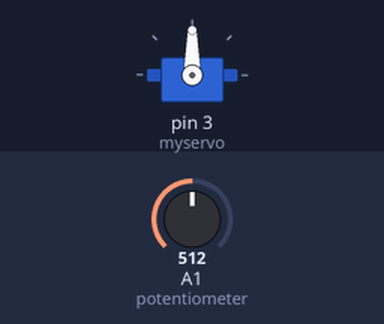
A sketch run on a simulated Arduino Uno, built with avr-gcc and run on an emulated ATmega328P. Parts: servo. The inputs (shaded band) are chosen by the test bench; at power-on: A1 (potentiometer) = 512.

Above: at 1.2 s.
1.3 s: A1 (potentiometer) set to 716
At 2.4 s:
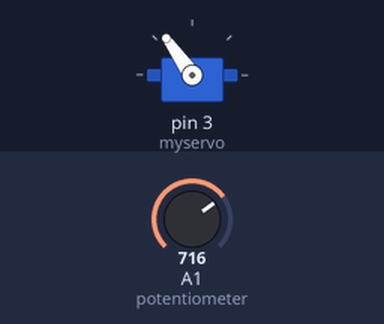
2.8 s: A1 (potentiometer) set to 900
At 3.6 s:
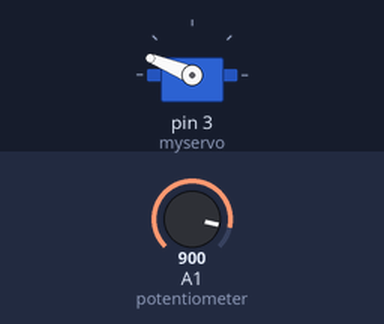
4.3 s: A1 (potentiometer) set to 1023
At 4.7 s:
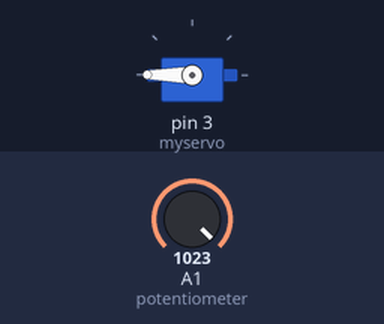
5.8 s: A1 (potentiometer) set to 306
At 7.0 s:
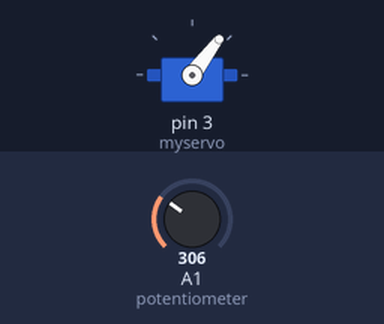
7.3 s: A1 (potentiometer) set to 122
At 8.2 s:
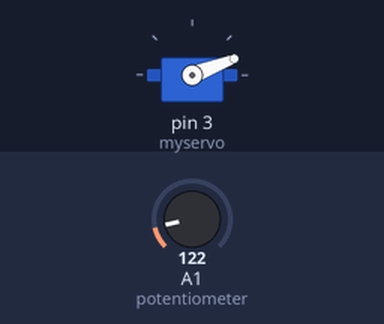
Timing chart, 0 to 9.8 s (numbered marks = the images above; inputs shaded):
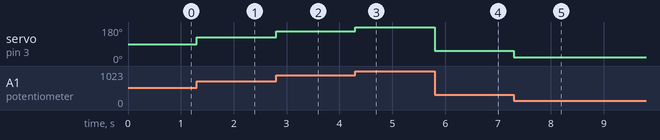

The sketch:

Servo_test.ino
```cpp
#include <Servo.h>
Servo myservo;

double Voltage;
double angle  ;


void setup() {
  // put your setup code here, to run once:
myservo.attach(3) ;


}

void loop() {
  // put your main code here, to run repeatedly:
  // initial position

  Voltage= analogRead(A1); // reading the voltage in the potentiometer
  angle=map(Voltage, 0,1023,0,180); // converting the voltage to angle between 0 & 180


  myservo.write(angle); // change the the servo angle


}
```

Measured:
- after the input at 1.3 s, servo on pin 3 (myservo): 90° → 125° at once
- after the input at 2.8 s, servo on pin 3 (myservo): 125° → 158° at once
- after the input at 4.3 s, servo on pin 3 (myservo): 158° → 180° at once
- after the input at 5.8 s, servo on pin 3 (myservo): 180° → 53° at once
- after the input at 7.3 s, servo on pin 3 (myservo): 53° → 21° at once
